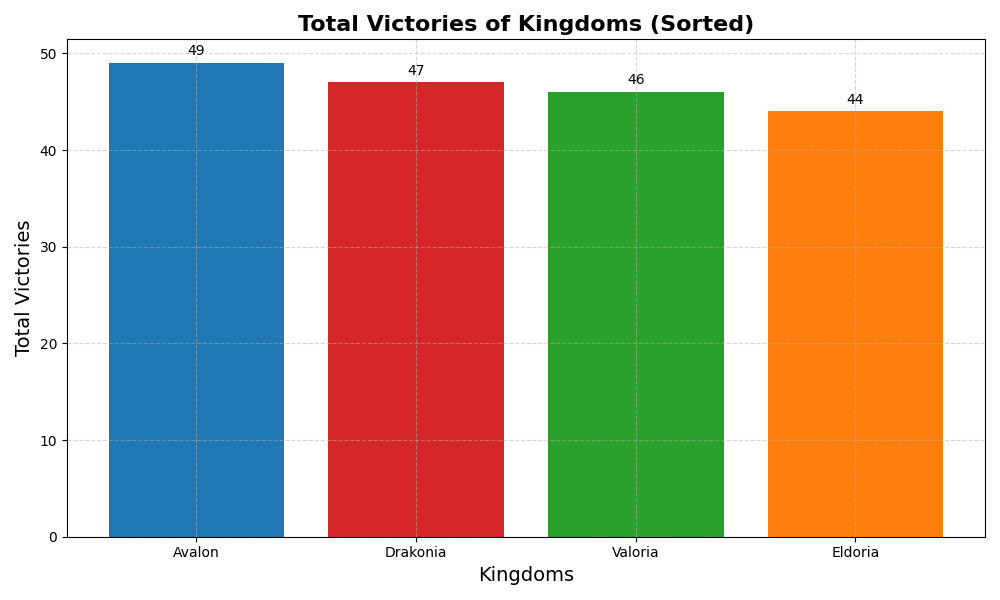

Reproduce this figure in Python.
import matplotlib.pyplot as plt
import numpy as np

# Kingdoms and their total victories
kingdoms = ['Avalon', 'Eldoria', 'Valoria', 'Drakonia']
total_victories = np.array([49, 44, 46, 47])  # Calculated total victories for each kingdom

# Sort kingdoms by total victories in descending order
sorted_indices = np.argsort(total_victories)[::-1]
sorted_kingdoms = [kingdoms[i] for i in sorted_indices]
sorted_victories = total_victories[sorted_indices]

# Colors map for each kingdom
colors = ['#1f77b4', '#ff7f0e', '#2ca02c', '#d62728']
sorted_colors = [colors[i] for i in sorted_indices]

fig, ax = plt.subplots(figsize=(10, 6))
ax.bar(sorted_kingdoms, sorted_victories, color=sorted_colors)

# Adding labels and title
ax.set_xlabel('Kingdoms', fontsize=14)
ax.set_ylabel('Total Victories', fontsize=14)
ax.set_title('Total Victories of Kingdoms (Sorted)', fontsize=16, fontweight='bold')

# Annotate bars with the victory numbers
for i, victory in enumerate(sorted_victories):
    ax.text(i, victory + 0.5, str(victory), ha='center', va='bottom', fontsize=10, color='black')

ax.grid(True, linestyle='--', alpha=0.5)
plt.tight_layout()
plt.show()
